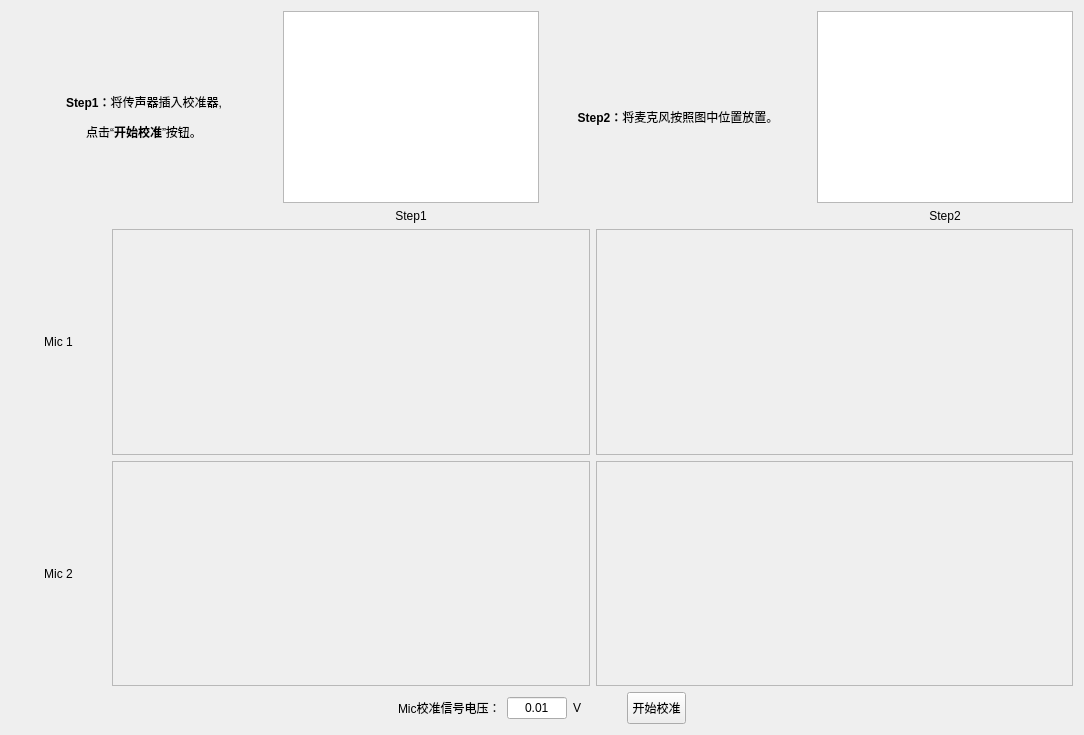
<?xml version="1.0" encoding="UTF-8"?>
<ui version="4.0">
 <class>Form</class>
 <widget class="QWidget" name="Form">
  <property name="geometry">
   <rect>
    <x>0</x>
    <y>0</y>
    <width>1084</width>
    <height>735</height>
   </rect>
  </property>
  <property name="windowTitle">
   <string>Form</string>
  </property>
  <layout class="QVBoxLayout" name="verticalLayout_5" stretch="4,2,2,1">
   <item>
    <layout class="QHBoxLayout" name="horizontalLayout_3">
     <item>
      <widget class="QLabel" name="label_5">
       <property name="sizePolicy">
        <sizepolicy hsizetype="Preferred" vsizetype="Fixed">
         <horstretch>0</horstretch>
         <verstretch>0</verstretch>
        </sizepolicy>
       </property>
       <property name="text">
        <string>&lt;html&gt;&lt;head/&gt;&lt;body&gt;&lt;p&gt;&lt;span style=&quot; font-weight:600;&quot;&gt;Step1：&lt;/span&gt;将传声器插入校准器,&lt;/p&gt;&lt;p&gt;点击“&lt;span style=&quot; font-weight:600;&quot;&gt;开始校准&lt;/span&gt;”按钮。&lt;/p&gt;&lt;/body&gt;&lt;/html&gt;</string>
       </property>
       <property name="alignment">
        <set>Qt::AlignCenter</set>
       </property>
      </widget>
     </item>
     <item>
      <layout class="QVBoxLayout" name="verticalLayout">
       <item>
        <widget class="QGraphicsView" name="graphicsView">
         <property name="enabled">
          <bool>true</bool>
         </property>
         <property name="sizePolicy">
          <sizepolicy hsizetype="Fixed" vsizetype="Fixed">
           <horstretch>0</horstretch>
           <verstretch>0</verstretch>
          </sizepolicy>
         </property>
        </widget>
       </item>
       <item>
        <layout class="QHBoxLayout" name="horizontalLayout">
         <item>
          <widget class="QLabel" name="label_3">
           <property name="sizePolicy">
            <sizepolicy hsizetype="Fixed" vsizetype="Fixed">
             <horstretch>0</horstretch>
             <verstretch>0</verstretch>
            </sizepolicy>
           </property>
           <property name="text">
            <string>Step1</string>
           </property>
           <property name="alignment">
            <set>Qt::AlignCenter</set>
           </property>
          </widget>
         </item>
        </layout>
       </item>
      </layout>
     </item>
     <item>
      <widget class="QLabel" name="label_6">
       <property name="sizePolicy">
        <sizepolicy hsizetype="Preferred" vsizetype="Fixed">
         <horstretch>0</horstretch>
         <verstretch>0</verstretch>
        </sizepolicy>
       </property>
       <property name="text">
        <string>&lt;html&gt;&lt;head/&gt;&lt;body&gt;&lt;p&gt;&lt;span style=&quot; font-weight:600;&quot;&gt;Step2：&lt;/span&gt;将麦克风按照图中位置放置。&lt;/p&gt;&lt;/body&gt;&lt;/html&gt;</string>
       </property>
       <property name="alignment">
        <set>Qt::AlignCenter</set>
       </property>
      </widget>
     </item>
     <item>
      <layout class="QVBoxLayout" name="verticalLayout_2">
       <item>
        <widget class="QGraphicsView" name="graphicsView_2">
         <property name="enabled">
          <bool>true</bool>
         </property>
         <property name="sizePolicy">
          <sizepolicy hsizetype="Fixed" vsizetype="Fixed">
           <horstretch>0</horstretch>
           <verstretch>0</verstretch>
          </sizepolicy>
         </property>
        </widget>
       </item>
       <item>
        <layout class="QHBoxLayout" name="horizontalLayout_2">
         <item>
          <widget class="QLabel" name="label_4">
           <property name="sizePolicy">
            <sizepolicy hsizetype="Fixed" vsizetype="Fixed">
             <horstretch>0</horstretch>
             <verstretch>0</verstretch>
            </sizepolicy>
           </property>
           <property name="text">
            <string>Step2</string>
           </property>
           <property name="alignment">
            <set>Qt::AlignCenter</set>
           </property>
          </widget>
         </item>
        </layout>
       </item>
      </layout>
     </item>
    </layout>
   </item>
   <item>
    <layout class="QHBoxLayout" name="horizontalLayout_5" stretch="1,5,5">
     <item>
      <layout class="QVBoxLayout" name="verticalLayout_3">
       <item>
        <widget class="QLabel" name="label">
         <property name="text">
          <string>Mic 1</string>
         </property>
         <property name="alignment">
          <set>Qt::AlignCenter</set>
         </property>
        </widget>
       </item>
      </layout>
     </item>
     <item>
      <widget class="QFrame" name="frame_plot3">
       <property name="frameShape">
        <enum>QFrame::StyledPanel</enum>
       </property>
       <property name="frameShadow">
        <enum>QFrame::Raised</enum>
       </property>
      </widget>
     </item>
     <item>
      <widget class="QFrame" name="frame_plot3_2">
       <property name="frameShape">
        <enum>QFrame::StyledPanel</enum>
       </property>
       <property name="frameShadow">
        <enum>QFrame::Raised</enum>
       </property>
      </widget>
     </item>
    </layout>
   </item>
   <item>
    <layout class="QHBoxLayout" name="horizontalLayout_6" stretch="1,5,5">
     <item>
      <layout class="QVBoxLayout" name="verticalLayout_4">
       <item>
        <widget class="QLabel" name="label_2">
         <property name="text">
          <string>Mic 2</string>
         </property>
         <property name="alignment">
          <set>Qt::AlignCenter</set>
         </property>
        </widget>
       </item>
      </layout>
     </item>
     <item>
      <widget class="QFrame" name="frame_plot4">
       <property name="frameShape">
        <enum>QFrame::StyledPanel</enum>
       </property>
       <property name="frameShadow">
        <enum>QFrame::Raised</enum>
       </property>
      </widget>
     </item>
     <item>
      <widget class="QFrame" name="frame_plot4_2">
       <property name="frameShape">
        <enum>QFrame::StyledPanel</enum>
       </property>
       <property name="frameShadow">
        <enum>QFrame::Raised</enum>
       </property>
      </widget>
     </item>
    </layout>
   </item>
   <item>
    <layout class="QHBoxLayout" name="horizontalLayout_4">
     <item>
      <spacer name="horizontalSpacer_8">
       <property name="orientation">
        <enum>Qt::Horizontal</enum>
       </property>
       <property name="sizeHint" stdset="0">
        <size>
         <width>40</width>
         <height>20</height>
        </size>
       </property>
      </spacer>
     </item>
     <item>
      <widget class="QLabel" name="label_7">
       <property name="text">
        <string>Mic校准信号电压：</string>
       </property>
      </widget>
     </item>
     <item>
      <widget class="QLineEdit" name="target_voltage_value">
       <property name="sizePolicy">
        <sizepolicy hsizetype="Minimum" vsizetype="Fixed">
         <horstretch>0</horstretch>
         <verstretch>0</verstretch>
        </sizepolicy>
       </property>
       <property name="maximumSize">
        <size>
         <width>60</width>
         <height>16777215</height>
        </size>
       </property>
       <property name="text">
        <string>0.01</string>
       </property>
       <property name="alignment">
        <set>Qt::AlignCenter</set>
       </property>
      </widget>
     </item>
     <item>
      <widget class="QLabel" name="label_8">
       <property name="text">
        <string>V</string>
       </property>
      </widget>
     </item>
     <item>
      <spacer name="horizontalSpacer">
       <property name="orientation">
        <enum>Qt::Horizontal</enum>
       </property>
       <property name="sizeType">
        <enum>QSizePolicy::Fixed</enum>
       </property>
       <property name="sizeHint" stdset="0">
        <size>
         <width>40</width>
         <height>20</height>
        </size>
       </property>
      </spacer>
     </item>
     <item>
      <widget class="QToolButton" name="start_adjust_button">
       <property name="sizePolicy">
        <sizepolicy hsizetype="Fixed" vsizetype="Fixed">
         <horstretch>0</horstretch>
         <verstretch>0</verstretch>
        </sizepolicy>
       </property>
       <property name="styleSheet">
        <string notr="true">QToolButton {
    padding-top: 6px;
    padding-bottom: 3px;
}</string>
       </property>
       <property name="text">
        <string>开始校准</string>
       </property>
      </widget>
     </item>
     <item>
      <spacer name="horizontalSpacer_9">
       <property name="orientation">
        <enum>Qt::Horizontal</enum>
       </property>
       <property name="sizeHint" stdset="0">
        <size>
         <width>40</width>
         <height>20</height>
        </size>
       </property>
      </spacer>
     </item>
    </layout>
   </item>
  </layout>
 </widget>
 <resources/>
 <connections/>
</ui>
